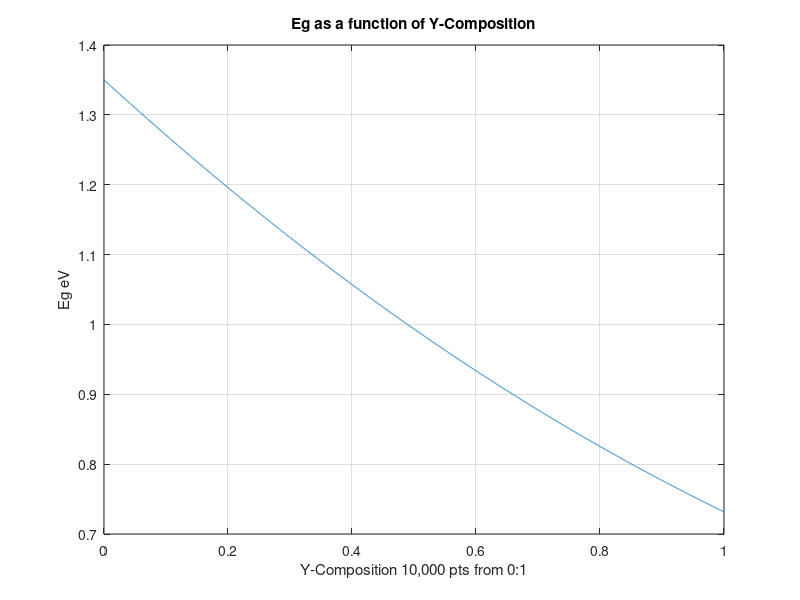

Write the MATLAB code that produced this figure. (Note: this script raises an error after producing the figure.)
%% ECE 530-Final Project-Paul Coble
% Exploration of the Frequency Response of a UTC Photodetector
%% Section One: Solving for the Y Composition by Plotting
clear all
clc
%Eg1_1Q = 1.128  - Energy bandgap for a Photon @ lambda=1.1 micron in (eV)
%Eg1_4Q = 0.886  - Energy bandgap for a Photon @ lambda=1.4 micron in (eV)
%NOTE: The above two energy bandgaps calculated using Eg=h*c/lambda
%       Where:      h       - Planck's Constant = 4.1357*10^(-15) in (eV*s)
%                   c       - speed of light = 3.0*10^8 (m/s)
%                   lambda  - the wavelength of the light in (m)

y = linspace(1/10000,1,10000);
x = ((0.1896.*y)./(0.4176-0.0125.*y));
Eg = 1.35+x.*(0.642+0.758.*x)+y.*(0.101.*y-1.101)-(0.28.*x-0.109.*y+0.159).*x.*y;
plot(y,Eg)
ylabel('Eg eV')
xlabel('Y-Composition 10,000 pts from 0:1')
title('Eg as a function of Y-Composition')
grid on

%% Section 2: Determining X-Compositions from Y-Compositions
% hard coded after determining y-composition from plot see image of plot in report. 
y1_1Q = 0.295;
y1_4Q = 0.6846;

x1_1Q = ((0.1896*y1_1Q)/(0.4176-0.0125*y1_1Q));
x1_4Q = ((0.1896*y1_4Q)/(0.4176-0.0125*y1_4Q));

table(x1_1Q,y1_1Q,x1_4Q,y1_4Q)
